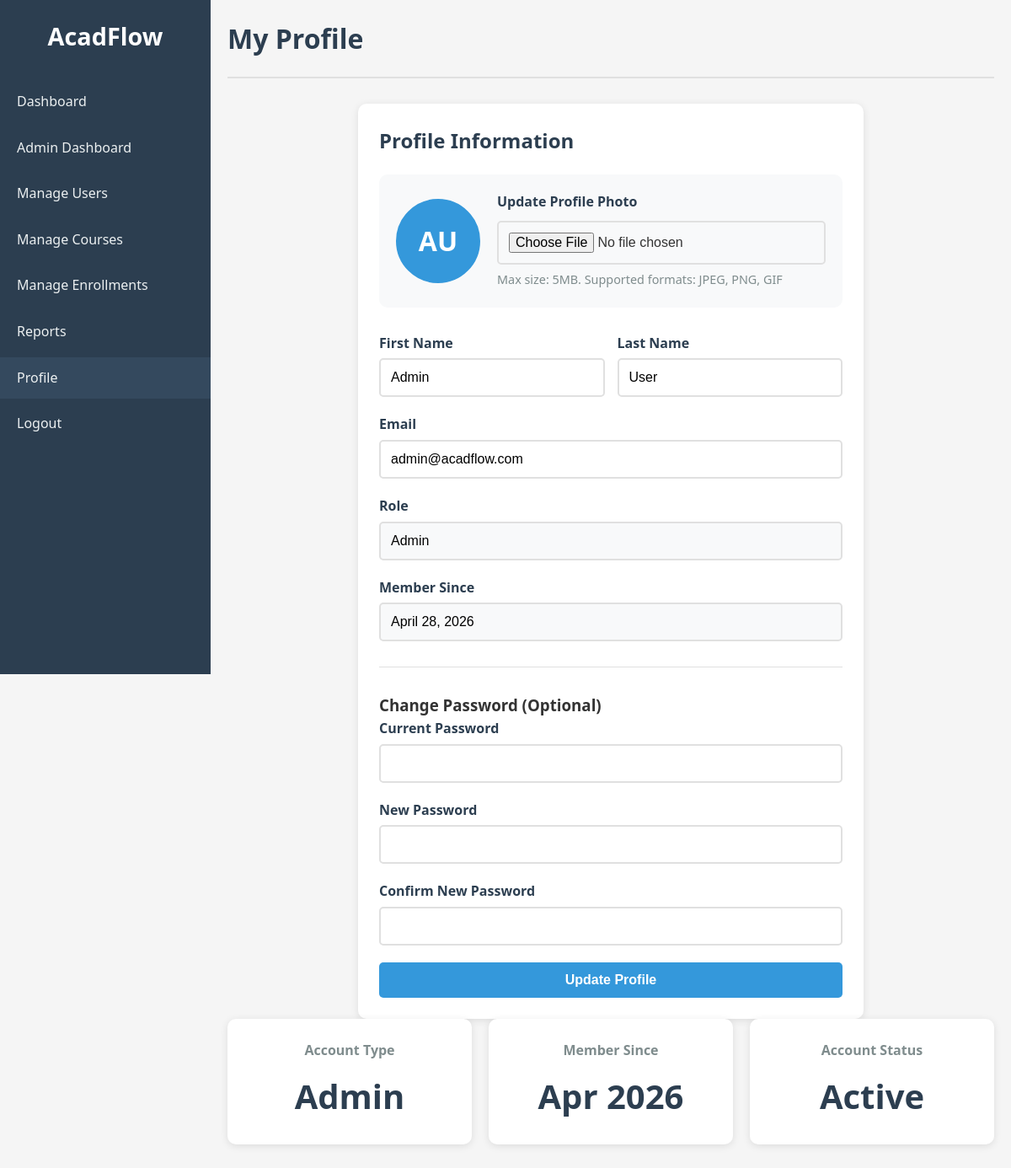
The app's page /profile.php (signed in) with its own data.
### tables this page shows
CREATE TABLE users (
    id INT AUTO_INCREMENT PRIMARY KEY,
    first_name VARCHAR(50) NOT NULL,
    last_name VARCHAR(50) NOT NULL,
    email VARCHAR(100) UNIQUE NOT NULL,
    password VARCHAR(255) NOT NULL,
    role ENUM('admin', 'teacher', 'student') NOT NULL,
    profile_photo VARCHAR(255) DEFAULT NULL,
    created_at TIMESTAMP DEFAULT CURRENT_TIMESTAMP,
    updated_at TIMESTAMP DEFAULT CURRENT_TIMESTAMP ON UPDATE CURRENT_TIMESTAMP
);

### profile.php (the view, shortened to what this page needs)
<?php
require_once 'config/database.php';
$user_id = $_SESSION['user_id'];
$sql = "SELECT id, first_name, last_name, email, role, profile_photo, created_at FROM users WHERE id = ?";
$stmt = $conn->prepare($sql);
$stmt->bind_param("i", $user_id);
$stmt->execute();
$result = $stmt->get_result();
$user = $result->fetch_assoc();
?>
<!DOCTYPE html>
<html lang="en">
<head>
    <link rel="stylesheet" href="assets/css/style.css">
</head>
<body>
    <div class="dashboard-container">
        <aside class="sidebar">
            <div class="sidebar-header">
                <h2>AcadFlow</h2>
            </div>
            <nav class="sidebar-nav">
                <ul>
                    <li><a href="dashboard.php">Dashboard</a></li>
                    <?php if ($_SESSION['role'] == 'admin'): ?>
                        <li><a href="admin/index.php">Admin Dashboard</a></li>
                        <li><a href="admin/users.php">Manage Users</a></li>
                        <li><a href="admin/courses.php">Manage Courses</a></li>
                        <li><a href="admin/enrollments.php">Manage Enrollments</a></li>
                        <li><a href="admin/reports.php">Reports</a></li>
                    <?php endif; ?>
                    <li><a href="profile.php" class="active">Profile</a></li>
                    <li><a href="logout.php">Logout</a></li>
                </ul>
            </nav>
        </aside>
        <main class="main-content">
            <header class="main-header">
                <h1>My Profile</h1>
            </header>
            <div class="form-container">
                <h2>Profile Information</h2>
                <form method="POST" action="" enctype="multipart/form-data">
                    <div class="profile-photo-section">
                        <div class="current-photo">
                            <?php if ($user['profile_photo'] && file_exists($user['profile_photo'])): ?>
                                <img src="<?php echo htmlspecialchars($user['profile_photo']); ?>" alt="Profile Photo" class="profile-photo">
                            <?php else: ?>
                                <div class="profile-photo-placeholder">
                                    <span><?php echo strtoupper(substr($user['first_name'], 0, 1) . substr($user['last_name'], 0, 1)); ?></span>
                                </div>
                            <?php endif; ?>
                        </div>
                        <div class="photo-upload">
                            <label for="profile_photo">Update Profile Photo</label>
                            <input type="file" id="profile_photo" name="profile_photo" accept="image/*">
                            <small>Max size: 5MB. Supported formats: JPEG, PNG, GIF</small>
                        </div>
                    </div>
                    <div class="form-row">
                        <div class="form-group">
                            <label for="first_name">First Name</label>
                            <input type="text" id="first_name" name="first_name" value="<?php echo htmlspecialchars($user['first_name']); ?>" required>
                        </div>
                        <div class="form-group">
                            <label for="last_name">Last Name</label>
                            <input type="text" id="last_name" name="last_name" value="<?php echo htmlspecialchars($user['last_name']); ?>" required>
                        </div>
                    </div>
                    <div class="form-group">
                        <label for="email">Email</label>
                        <input type="email" id="email" name="email" value="<?php echo htmlspecialchars($user['email']); ?>" required>
                    </div>
                    <div class="form-group">
                        <label for="role">Role</label>
                        <input type="text" id="role" value="<?php echo ucfirst($user['role']); ?>" readonly style="background-color: #f8f9fa;">
                    </div>
                    <div class="form-group">
                        <label for="created_at">Member Since</label>
                        <input type="text" id="created_at" value="<?php echo date('F j, Y', strtotime($user['created_at'])); ?>" readonly style="background-color: #f8f9fa;">
                    </div>
                    <hr style="margin: 30px 0; border: none; border-top: 1px solid #e0e0e0;">
                    <h3>Change Password (Optional)</h3>
                    <div class="form-group">
                        <label for="current_password">Current Password</label>
                        <input type="password" id="current_password" name="current_password">
                    </div>
                    <div class="form-group">
                        <label for="new_password">New Password</label>
                        <input type="password" id="new_password" name="new_password">
                    </div>
                    <div class="form-group">
                        <label for="confirm_password">Confirm New Password</label>
                        <input type="password" id="confirm_password" name="confirm_password">
                    </div>
                    <div class="form-row">
                        <button type="submit" class="btn btn-primary">Update Profile</button>
                    </div>
                </form>
            </div>
            <div class="stats-grid">
                <div class="stat-card">
                    <h3>Account Type</h3>
                    <p class="stat-number"><?php echo ucfirst($user['role']); ?></p>
                </div>
                <div class="stat-card">
                    <h3>Member Since</h3>
                    <p class="stat-number"><?php echo date('M Y', strtotime($user['created_at'])); ?></p>
                </div>
                <div class="stat-card">
                    <h3>Account Status</h3>
                    <p class="stat-number">Active</p>
                </div>
            </div>
        </main>
    </div>
</body>
</html>

### assets/css/style.css (style rules this page uses)
* { margin: 0; padding: 0; box-sizing: border-box; }
body { font-family: 'Segoe UI', Tahoma, Geneva, Verdana, sans-serif; line-height: 1.6; color: #333; background-color: #f5f5f5; }
.form-group { margin-bottom: 20px; }
.form-row { display: flex; gap: 15px; }
.form-row .form-group { flex: 1; }
label { display: block; margin-bottom: 5px; font-weight: 600; color: #2c3e50; }
input, select { width: 100%; padding: 12px; border: 2px solid #e0e0e0; border-radius: 5px; font-size: 16px; transition: border-color 0.3s ease; }
.btn { width: 100%; padding: 12px; border: none; border-radius: 5px; font-size: 16px; font-weight: 600; cursor: pointer; transition: background-color 0.3s ease; }
.btn-primary { background-color: #3498db; color: white; }
.dashboard-container { display: flex; min-height: 100vh; }
.sidebar { width: 250px; background-color: #2c3e50; color: white; padding: 20px 0; position: fixed; height: 100vh; overflow-y: auto; }
.sidebar-header h2 { text-align: center; margin-bottom: 30px; font-size: 1.8rem; }
.sidebar-nav ul { list-style: none; }
.sidebar-nav li { margin-bottom: 5px; }
.sidebar-nav a { display: block; padding: 12px 20px; color: #ecf0f1; text-decoration: none; transition: background-color 0.3s ease; }
.sidebar-nav a:hover, .sidebar-nav a.active { background-color: #34495e; }
.main-content { flex: 1; margin-left: 250px; padding: 20px; }
.main-header { display: flex; justify-content: space-between; align-items: center; margin-bottom: 30px; padding-bottom: 20px; border-bottom: 2px solid #e0e0e0; }
.main-header h1 { color: #2c3e50; font-size: 2rem; }
.stats-grid { display: grid; grid-template-columns: repeat(auto-fit, minmax(250px, 1fr)); gap: 20px; margin-bottom: 30px; }
.stat-card { background: white; padding: 25px; border-radius: 10px; box-shadow: 0 2px 10px rgba(0, 0, 0, 0.1); text-align: center; }
.stat-card h3 { color: #7f8c8d; margin-bottom: 10px; font-size: 1rem; }
.stat-number { font-size: 2.5rem; font-weight: bold; color: #2c3e50; }
.form-container { background: white; padding: 25px; border-radius: 10px; box-shadow: 0 2px 10px rgba(0, 0, 0, 0.1); max-width: 600px; margin: 0 auto; }
.form-container h2 { margin-bottom: 20px; color: #2c3e50; }

### profile.php (style rules this page uses)
.profile-photo-section { display: flex; align-items: center; gap: 20px; margin-bottom: 30px; padding: 20px; background-color: #f8f9fa; border-radius: 10px; }
.current-photo { flex-shrink: 0; }
.profile-photo-placeholder { width: 100px; height: 100px; border-radius: 50%; background-color: #3498db; color: white; display: flex; align-items: center; justify-content: center; font-size: 2rem; font-weight: bold; border: 3px solid #3498db; }
.photo-upload { flex: 1; }
.photo-upload label { display: block; margin-bottom: 10px; font-weight: 600; color: #2c3e50; }
.photo-upload input[type="file"] { margin-bottom: 5px; }
.photo-upload small { color: #7f8c8d; font-size: 0.9rem; }

### records on screen
users: first_name+last_name "AU", first_name "Admin", last_name "User", email "admin@acadflow.com", role "Admin", created_at "April 28, 2026", created_at "Apr 2026"
